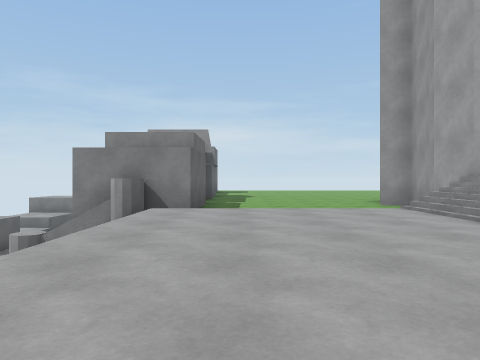
view 1 (above)

18 first-person views from a walk through a Unity game level. The camera is 1.3 m above the floor, looks level and sees 70° across. The floor is counted in squares, 2 m on a side. Each view is taken from the middle of a square. On the plan, view 1 faces up. The plan holds only what a view shows up to about 10 squares ahead; the rest is blank. The player is left out.

view 2
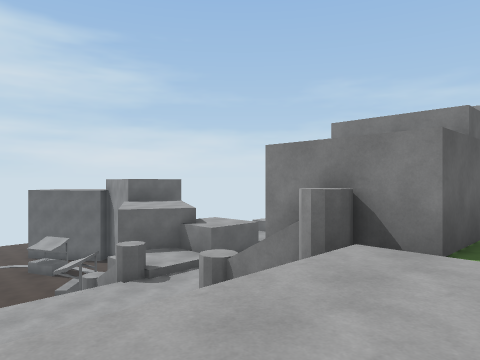

view 3
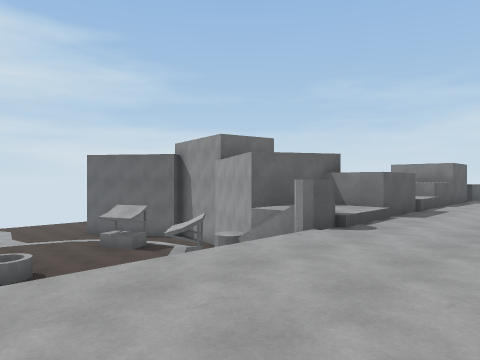

view 4
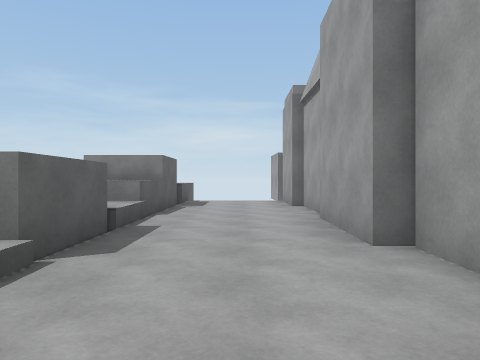

view 5
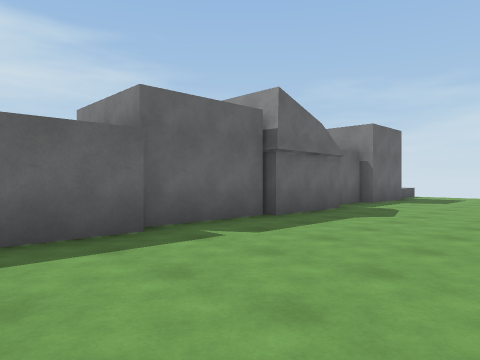

view 6
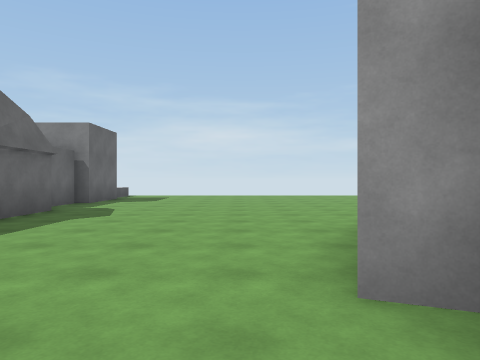

view 7
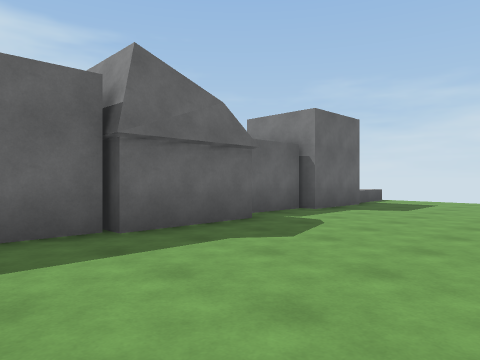

view 8
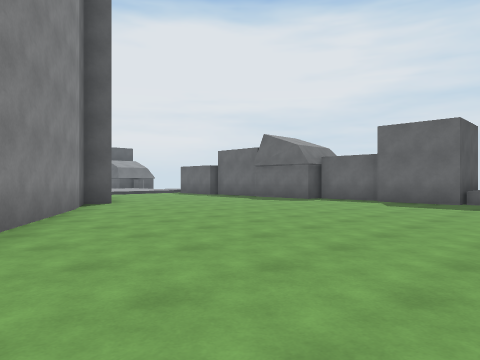

view 9
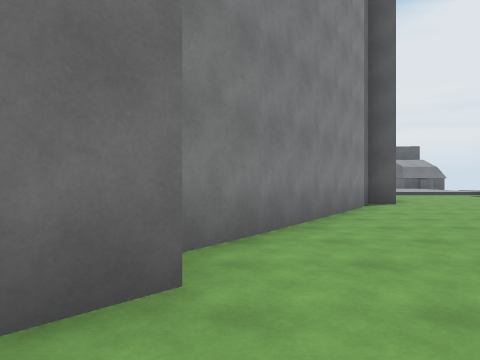

view 10
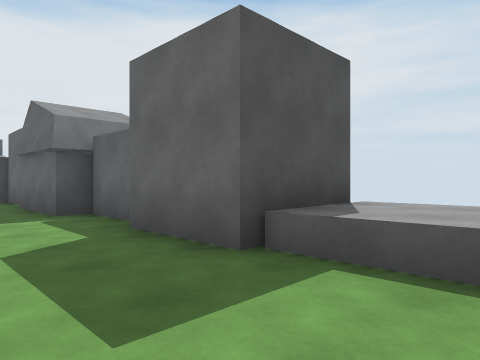

view 11
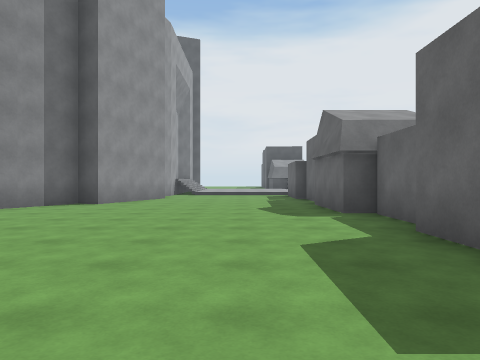

view 12
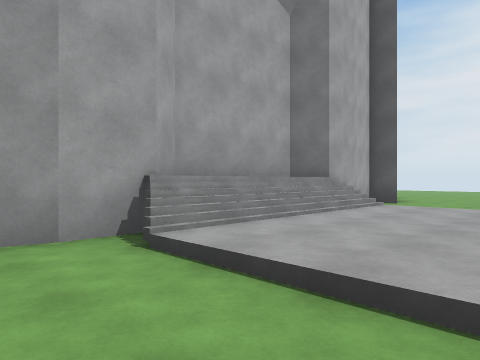

view 13
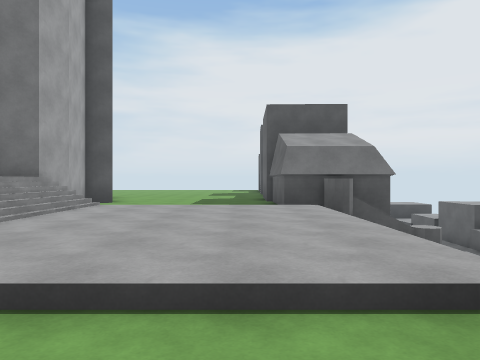

view 14
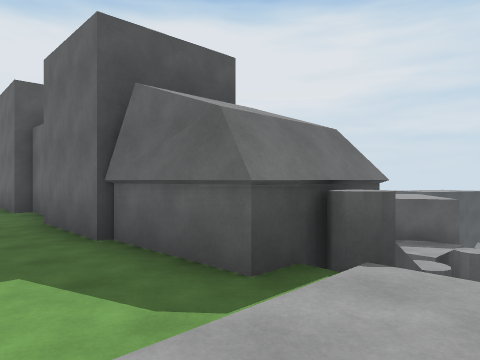

view 15
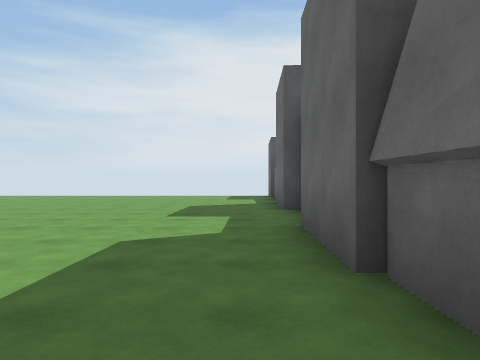

view 16
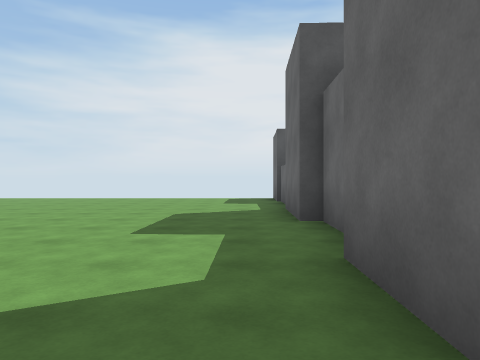

view 17
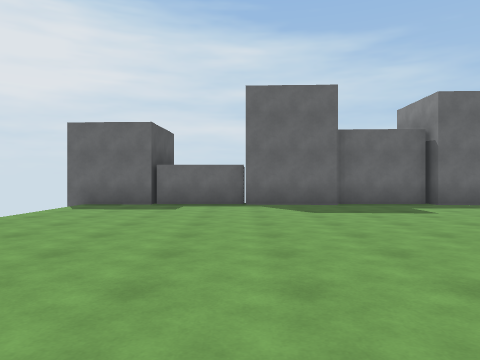

view 18
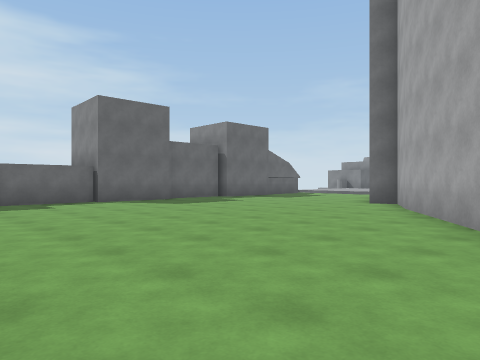

### Floor plan
Key: @ floor where view 1 was taken; # wall or solid block; . main floor; : floor 0.25 m higher than the main floor; + floor 1.5 m higher than the main floor; - floor 2 m lower than the main floor; _ floor 2.25 m lower than the main floor; < floor 2.75 m lower than the main floor; ( floor 5.25 m lower than the main floor; / step, stairs or slope; = window, fence, low wall or low ledge; ^ raised ledge; O other object.
Columns run from 15 left of view 1 to 10 right of it. Each row starts with its distance up from view 1.
 21              O...    ....
 20            OOO............
 19            OOO...........#
 18              O...........#
 17             OO..........##
 16         O<<<OO..........#
 15         O<<<OO.........##
 14       OOO<<<O O.......##
 13         O<<<OOO.......#
 12         O<<<OOO......##
 11         -<<<OO......##
 10         O<<<OO.....
  9        OO<<<OOO....#
  8      ##__<<<O O.....
  7   ((=## ^<<#OOO....#
  6  ((((// /<</ /::::/#
  5 (((((   /<</ /::::/+^
  4 ((#=    /<</ /::::/ ^
  3    =    /<</ /::::/ ^
  2         /<</ /::::/ ^
  1         /  ##//////#
  0        O#  <OOO@.  #
 -1        OO<  OOO.....
 -2         O<  OOO....#
 -3               O....
 -4               O.... ##
 -5              O.......##
 -6              O........#
 -7              O........##
 -8              OO........#
 -9               O.........
-10              O..........
-11              O...........
-12              O...........
-13               O..........
-14              O.....  ....
-15               O

Where each view was taken, in squares from view 1:
view 1: 0 up, 0 right, facing up
view 2: 3 up, 0 right, facing up-left
view 3: 2 up, 4 left, facing up-left
view 4: 6 up, 5 left, facing up
view 5: 7 up, 3 right, facing up-left
view 6: 7 up, 3 right, facing up
view 7: 10 up, 3 right, facing up-left
view 8: 21 up, 9 right, facing down-left
view 9: 21 up, 9 right, facing down
view 10: 21 up, 1 right, facing down-left
view 11: 21 up, 1 right, facing down
view 12: 8 up, 0 right, facing down-right
view 13: 8 up, 0 right, facing down
view 14: 2 up, 1 right, facing down-left
view 15: 0 up, 0 right, facing down
view 16: 2 down, 0 right, facing down
view 17: 10 down, 8 right, facing left
view 18: 14 down, 9 right, facing up-left
